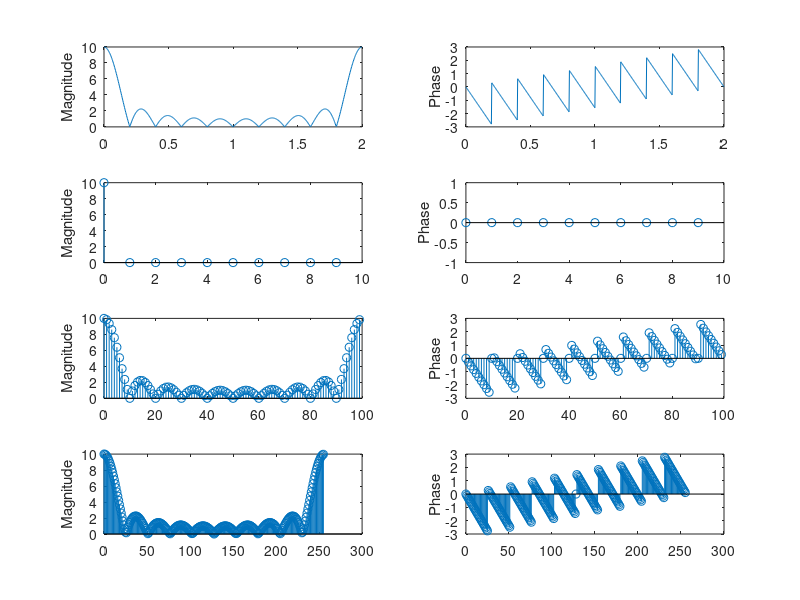

The MATLAB source for this figure:
clc ;
close all;
clear all;
warning off;
w=0:0.01:2*pi;
A=1;
a=A*ones(1,10);
b=ones(1);
h=freqz(a,b,w);
figure;
subplot(4,2,1);
plot(w/pi,abs(h));
ylabel('Magnitude');
subplot(4,2,2);
plot(w/pi,angle(h));
ylabel('Phase');
N=[10 100 256];
c=3;
for i=1:length(N)
    k=0:N(i)-1;
    x=fft(a,N(i));
    subplot(4,2,c);
    c=c+1;
    stem(k,abs(x));
    ylabel('Magnitude');
    subplot(4,2,c);
    c=c+1;
    stem(k,angle(x));
    ylabel('Phase');
    clear k x;
end

